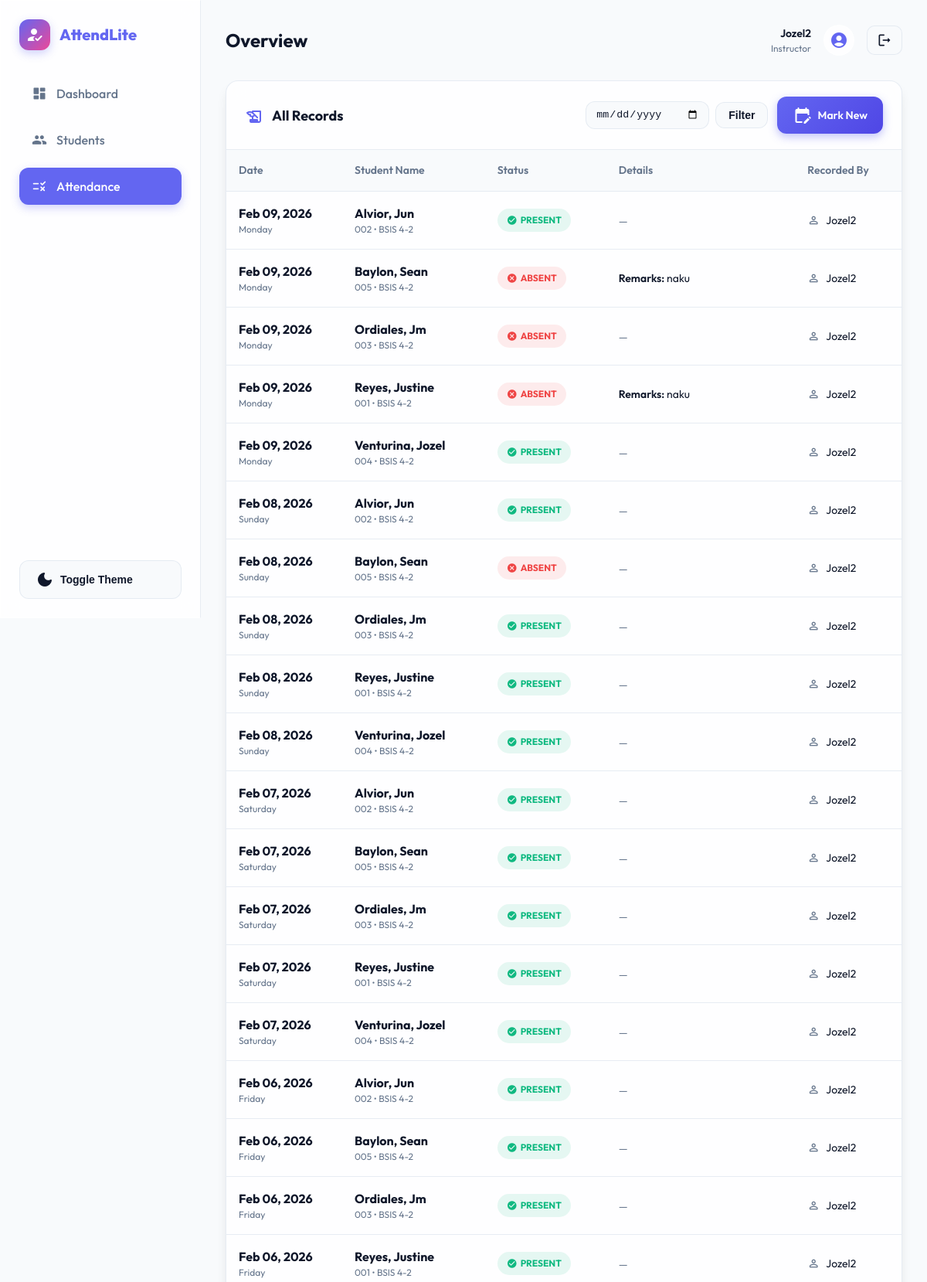
The app's page /attendance/ (signed in, upper part) with its own data.
### attendance/models.py (models this page shows, shortened)
class AttendanceRecord(models.Model):
    STATUS_CHOICES = [
        ('present', 'Present'),
        ('absent', 'Absent'),
        ('late', 'Late'),
    ]
    student = models.ForeignKey(
        Student,
        on_delete=models.CASCADE,
        related_name='attendance_records',
    )
    date = models.DateField()
    status = models.CharField(max_length=10, choices=STATUS_CHOICES, default='present')
    remarks = models.CharField(max_length=255, blank=True)
    late_reason = models.CharField(
        max_length=255,
        blank=True,
        help_text='Optional reason if the student is late.',
    )
    created_by = models.ForeignKey(
        settings.AUTH_USER_MODEL,
        on_delete=models.SET_NULL,
        null=True,
        blank=True,
    )
    created_at = models.DateTimeField(auto_now_add=True)
    updated_at = models.DateTimeField(auto_now=True)
    class Meta:
        unique_together = ('student', 'date')
        ordering = ['-date', 'student__last_name']

### students/models.py (models this page shows, shortened)
class Student(models.Model):
    owner = models.ForeignKey(
        settings.AUTH_USER_MODEL,
        on_delete=models.CASCADE,
        related_name='students',
        help_text='User account that owns this student record',
    )
    first_name = models.CharField(max_length=100)
    last_name = models.CharField(max_length=100)
    email = models.EmailField()
    student_id = models.CharField(max_length=30)
    class_section = models.CharField(
        max_length=50,
        blank=True,
        help_text='Class or section (e.g. BSIT 2A)',
    )
    is_active = models.BooleanField(default=True)
    created_at = models.DateTimeField(auto_now_add=True)
    class Meta:
        ordering = ['last_name', 'first_name']
        constraints = [
            models.UniqueConstraint(
                fields=['owner', 'student_id'],
                name='unique_student_id_per_owner',
            ),
            models.UniqueConstraint(
                fields=['owner', 'email'],
                name='unique_email_per_owner',
            ),
        ]

### attendance/views.py (the view, shortened to what this page needs)
# urls.py: path('', attendance_list, name='list'),
@login_required
def attendance_list(request):
    date_str = request.GET.get('date')
    student_id = request.GET.get('student')
    qs = AttendanceRecord.objects.filter(created_by=request.user)
    selected_date = None
    selected_student = None
    if date_str:
        try:
            selected_date = datetime.strptime(date_str, '%Y-%m-%d').date()
            qs = qs.filter(date=selected_date)
        except (ValueError, TypeError):
            messages.warning(request, "Invalid date format provided.")
    qs = qs.select_related('student').order_by('-date', 'student__last_name')
    return render(
        request,
        'attendance/attendance_list.html',
        {
            'records': qs,
            'selected_date': selected_date,
            'selected_student': selected_student,
        },
    )

### templates/attendance/attendance_list.html (shortened to what this page needs)
{% extends 'base.html' %}
{% block content %}
<div class="panel glass">
    <div class="panel-header">
        <h3>
            <i class="material-icons-round" style="vertical-align: bottom; margin-right: 8px; color: var(--primary);">history_edu</i>
            {% if selected_student %}Records for {{ selected_student }}{% elif selected_date %}Records for {{ selected_date|date:"F d, Y" }}{% else %}All Records{% endif %}
        </h3>
        <div class="panel-actions" style="display: flex; gap: 12px; align-items: center;">
            <form method="get" style="display: flex; gap: 8px; align-items: center;">
                <input class="form-control" type="date" name="date" value="{{ selected_date|date:'Y-m-d'|default:'' }}" style="padding: 8px 12px; width: 160px;"/>
                <button type="submit" class="btn btn-secondary" style="padding: 8px 16px;">Filter</button>
            </form>
            <a href="{% url 'attendance:mark' %}" class="btn btn-primary">
                <i class="material-icons-round">edit_calendar</i>
                <span>Mark New</span>
            </a>
        </div>
    </div>
    <div class="table-responsive">
        <table class="table">
            <thead>
                <tr>
                    <th style="width: 150px;">Date</th>
                    <th>Student Name</th>
                    <th>Status</th>
                    <th>Details</th>
                    <th>Recorded By</th>
                </tr>
            </thead>
            <tbody>
                {% for r in records %}
                    <tr>
                        <td>
                            <div style="font-weight: 700; color: var(--text);">{{ r.date|date:"M d, Y" }}</div>
                            <div style="font-size: 0.75rem; color: var(--text-muted);">{{ r.date|date:"l" }}</div>
                        </td>
                        <td>
                            <div style="font-weight: 700;">{{ r.student.last_name }}, {{ r.student.first_name }}</div>
                            <div style="font-size: 0.75rem; color: var(--text-muted);">{{ r.student.student_id }} {% if r.student.class_section %}• {{ r.student.class_section }}{% endif %}</div>
                        </td>
                        <td>
                            {% if r.status == 'present' %}
                            <span class="badge badge-success" style="display: inline-flex; align-items: center; gap: 4px;">
                                <i class="material-icons-round" style="font-size: 14px;">check_circle</i> Present
                            </span>
                            {% elif r.status == 'absent' %}
                            <span class="badge badge-danger" style="display: inline-flex; align-items: center; gap: 4px;">
                                <i class="material-icons-round" style="font-size: 14px;">cancel</i> Absent
                            </span>
                            {% elif r.status == 'late' %}
                            <span class="badge badge-warning" style="display: inline-flex; align-items: center; gap: 4px;">
                                <i class="material-icons-round" style="font-size: 14px;">schedule</i> Late
                            </span>
                            {% endif %}
                        </td>
                        <td>
                            {% if r.remarks %}<div style="font-size: 0.875rem;"><span style="font-weight: 600;">Remarks:</span> {{ r.remarks }}</div>{% endif %}
                            {% if not r.remarks and not r.late_reason %}<span style="color: var(--text-muted); font-size: 0.875rem;">—</span>{% endif %}
                        </td>
                        <td style="font-size: 0.875rem;">
                            <div style="display: flex; align-items: center; gap: 8px;">
                                <i class="material-icons-round" style="font-size: 16px; color: var(--text-muted);">person_outline</i>
                                {{ r.created_by.username|default:'System'|title }}
                            </div>
                        </td>
                    </tr>
                {% endfor %}
            </tbody>
        </table>
    </div>
</div>
{% endblock %}

### templates/components/molecules/navbar.html
<div class="navbar-left">
    <h2 style="font-size: 1.5rem; font-weight: 700;">{% block page_title %}Overview{% endblock %}</h2>
</div>
<div class="navbar-right" style="display: flex; align-items: center; gap: 16px;">
    <div style="text-align: right;">
        <div style="font-weight: 600; font-size: 0.875rem;">{{ request.user.username|title }}</div>
        <div style="font-size: 0.75rem; color: var(--text-muted);">Instructor</div>
    </div>
    <div class="glass" style="width: 40px; height: 40px; border-radius: 50%; display: grid; place-items: center; background: var(--panel);">
        <i class="material-icons-round" style="color: var(--primary);">account_circle</i>
    </div>
    <a href="{% url 'accounts:logout' %}" class="btn btn-secondary" style="padding: 8px 12px; border-radius: 10px;">
        <i class="material-icons-round" style="font-size: 1.25rem;">logout</i>
    </a>
</div>

### static/css/main.css (style rules this page uses)
:root { --bg: #f8fafc; --panel: rgba(255, 255, 255, 0.8); --text: #0f172a; --text-muted: #64748b; --primary: #6366f1; --primary-light: #818cf8; --primary-dark: #4f46e5; --secondary: #ec4899; --accent: #f59e0b; --success: #10b981; --danger: #ef4444; --warning: #f59e0b; --line: rgba(226, 232, 240, 0.8); --glass-bg: rgba(255, 255, 255, 0.7); --glass-border: rgba(255, 255, 255, 0.5); --shadow-sm: 0 1px 2px 0 rgb(0 0 0 / 0.05); --shadow: 0 10px 15px -3px rgb(0 0 0 / 0.1), 0 4px 6px -4px rgb(0 0 0 / 0.1); --shadow-lg: 0 20px 25px -5px rgb(0 0 0 / 0.1), 0 8px 10px -6px rgb(0 0 0 / 0.1); --radius: 16px; --sidebar-width: 260px; --transition: all 0.3s cubic-bezier(0.4, 0, 0.2, 1); }
* { box-sizing: border-box; margin: 0; padding: 0; }
html, body { height: 100%; scroll-behavior: smooth; }
body { font-family: 'Outfit', 'Inter', system-ui, -apple-system, sans-serif; color: var(--text); background: var(--bg); line-height: 1.5; transition: background-color 0.3s ease; }
.glass { background: var(--glass-bg); backdrop-filter: blur(12px); -webkit-backdrop-filter: blur(12px); border: 1px solid var(--glass-border); }
.panel { background: var(--panel); border: 1px solid var(--line); border-radius: var(--radius); box-shadow: var(--shadow); overflow: hidden; margin-bottom: 24px; transition: var(--transition); }
.panel-header { display: flex; align-items: center; justify-content: space-between; padding: 20px 24px; border-bottom: 1px solid var(--line); }
.panel-header h3 { font-size: 1.125rem; font-weight: 700; }
.btn { display: inline-flex; align-items: center; justify-content: center; gap: 8px; padding: 12px 20px; border-radius: 12px; font-weight: 600; cursor: pointer; transition: var(--transition); text-decoration: none; border: none; font-size: 0.875rem; }
.btn-primary { background: linear-gradient(135deg, var(--primary), var(--primary-dark)); color: white; box-shadow: 0 4px 12px rgba(99, 102, 241, 0.4); }
.btn-secondary { background: var(--bg); color: var(--text); border: 1px solid var(--line); }
.table-responsive { width: 100%; overflow-x: auto; }
table.table { width: 100%; border-collapse: separate; border-spacing: 0; }
.table th { background: var(--bg); padding: 16px; text-align: left; font-weight: 600; color: var(--text-muted); font-size: 0.875rem; border-bottom: 1px solid var(--line); }
.table td { padding: 16px; border-bottom: 1px solid var(--line); transition: var(--transition); }
.badge { padding: 6px 12px; border-radius: 9999px; font-size: 0.75rem; font-weight: 700; text-transform: uppercase; }
.badge-success { background: rgba(16, 185, 129, 0.1); color: var(--success); }
.badge-danger { background: rgba(239, 68, 68, 0.1); color: var(--danger); }
.form-control { width: 100%; padding: 12px 16px; border-radius: 12px; border: 1px solid var(--line); background: var(--bg); color: var(--text); transition: var(--transition); }

### records on screen
AttendanceRecord: date "Feb 09, 2026", date "Monday", student.last_name "Alvior", student.first_name "Jun", student.student_id "002", student.class_section "BSIS 4-2", status "present" (drawn), created_by.username "Jozel2"
AttendanceRecord: date "Feb 09, 2026", date "Monday", student.last_name "Baylon", student.first_name "Sean", student.student_id "005", student.class_section "BSIS 4-2", status "absent" (drawn), remarks "naku", created_by.username "Jozel2"
AttendanceRecord: date "Feb 09, 2026", date "Monday", student.last_name "Ordiales", student.first_name "Jm", student.student_id "003", student.class_section "BSIS 4-2", status "absent" (drawn), created_by.username "Jozel2"
AttendanceRecord: date "Feb 09, 2026", date "Monday", student.last_name "Reyes", student.first_name "Justine", student.student_id "001", student.class_section "BSIS 4-2", status "absent" (drawn), remarks "naku", created_by.username "Jozel2"
AttendanceRecord: date "Feb 09, 2026", date "Monday", student.last_name "Venturina", student.first_name "Jozel", student.student_id "004", student.class_section "BSIS 4-2", status "present" (drawn), created_by.username "Jozel2"
AttendanceRecord: date "Feb 08, 2026", date "Sunday", student.last_name "Alvior", student.first_name "Jun", student.student_id "002", student.class_section "BSIS 4-2", status "present" (drawn), created_by.username "Jozel2"
AttendanceRecord: date "Feb 08, 2026", date "Sunday", student.last_name "Baylon", student.first_name "Sean", student.student_id "005", student.class_section "BSIS 4-2", status "absent" (drawn), created_by.username "Jozel2"
AttendanceRecord: date "Feb 08, 2026", date "Sunday", student.last_name "Ordiales", student.first_name "Jm", student.student_id "003", student.class_section "BSIS 4-2", status "present" (drawn), created_by.username "Jozel2"
AttendanceRecord: date "Feb 08, 2026", date "Sunday", student.last_name "Reyes", student.first_name "Justine", student.student_id "001", student.class_section "BSIS 4-2", status "present" (drawn), created_by.username "Jozel2"
AttendanceRecord: date "Feb 08, 2026", date "Sunday", student.last_name "Venturina", student.first_name "Jozel", student.student_id "004", student.class_section "BSIS 4-2", status "present" (drawn), created_by.username "Jozel2"
AttendanceRecord: date "Feb 07, 2026", date "Saturday", student.last_name "Alvior", student.first_name "Jun", student.student_id "002", student.class_section "BSIS 4-2", status "present" (drawn), created_by.username "Jozel2"
AttendanceRecord: date "Feb 07, 2026", date "Saturday", student.last_name "Baylon", student.first_name "Sean", student.student_id "005", student.class_section "BSIS 4-2", status "present" (drawn), created_by.username "Jozel2"
AttendanceRecord: date "Feb 07, 2026", date "Saturday", student.last_name "Ordiales", student.first_name "Jm", student.student_id "003", student.class_section "BSIS 4-2", status "present" (drawn), created_by.username "Jozel2"
AttendanceRecord: date "Feb 07, 2026", date "Saturday", student.last_name "Reyes", student.first_name "Justine", student.student_id "001", student.class_section "BSIS 4-2", status "present" (drawn), created_by.username "Jozel2"
AttendanceRecord: date "Feb 07, 2026", date "Saturday", student.last_name "Venturina", student.first_name "Jozel", student.student_id "004", student.class_section "BSIS 4-2", status "present" (drawn), created_by.username "Jozel2"
AttendanceRecord: date "Feb 06, 2026", date "Friday", student.last_name "Alvior", student.first_name "Jun", student.student_id "002", student.class_section "BSIS 4-2", status "present" (drawn), created_by.username "Jozel2"
AttendanceRecord: date "Feb 06, 2026", date "Friday", student.last_name "Baylon", student.first_name "Sean", student.student_id "005", student.class_section "BSIS 4-2", status "present" (drawn), created_by.username "Jozel2"
AttendanceRecord: date "Feb 06, 2026", date "Friday", student.last_name "Ordiales", student.first_name "Jm", student.student_id "003", student.class_section "BSIS 4-2", status "present" (drawn), created_by.username "Jozel2"
AttendanceRecord: date "Feb 06, 2026", date "Friday", student.last_name "Reyes", student.first_name "Justine", student.student_id "001", student.class_section "BSIS 4-2", status "present" (drawn), created_by.username "Jozel2"

### other values on screen
{{ brand }} "AttendLite"
{{ request.user.username|title }} "Jozel2"
